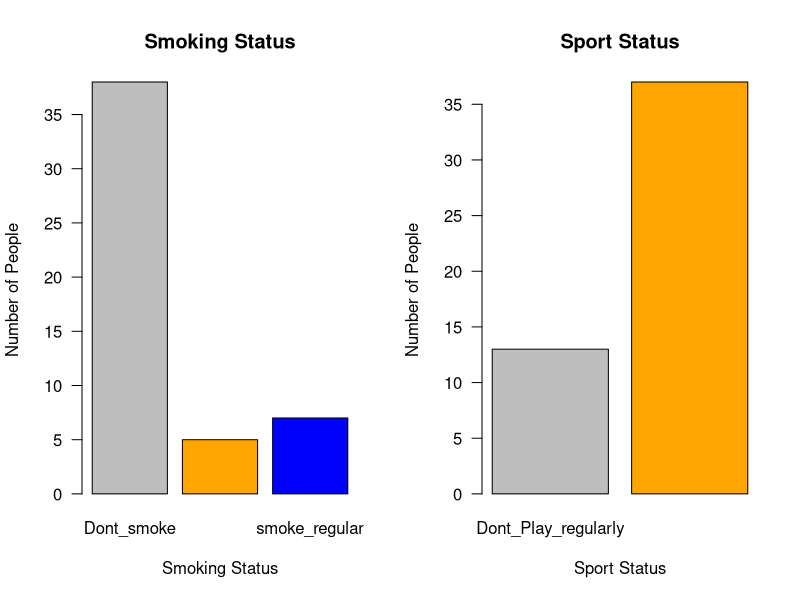

Here is the R script that generated this plot:
## ---- chunk 1
knitr::opts_chunk$set(echo = TRUE)
## ---- chunk 2
# Read the txt to a variable data with first row containing column names
data <- read.table("s50_1995.txt", header = TRUE, sep ='') 
## ---- chunk 3
# Add the factors to the alcohol variable
alcohol <- factor(data$alcohol, labels= c("Dont_drink", "Drink_bi_anually","Drink_monthly", "Drink_weekly", "Drink_more_than_weekly"), levels= c(1,2,3,4,5), ordered = TRUE)

# Add the factors to the drugs variable
drugs <- factor(data$drugs, labels= c("Dont_take_drugs", "Drugs_tried_once","Drugs_tried_occasionally", "Regular_drug_user"), levels= c(1,2,3,4), ordered = TRUE)

# Add the factors to the smoke variable
smoke <- factor(data$smoke, labels = c("Dont_smoke", "Smoke_occasionally","smoke_regular"), levels= c(1,2,3), ordered = TRUE)

# Add the factors to the sport variable
sport <- factor(data$sport, labels = c("Dont_Play_regularly", "Play_sport_regularly"), levels= c(1,2), ordered = TRUE)

# Create a dataframe from the factored columns
df_data <- data.frame(alcohol,drugs, smoke, sport)

#levels(df_data$smoke)
#sapply(df_data,levels)

# spercify the dataset Structure
dataset_structure <- str(df_data)

## ---- chunk 4

# sets up a row with 2 columns for the plots  
par(mfrow = c(1, 2))

# set out the colours that will be used in the barcharts
colors = c("gray", "orange", "blue")

barplot(height = table(smoke), main = "Smoking Status", xlab ="Smoking Status", ylab = "Number of People",
col= colors, las = 1)

barplot(height = table(sport), main = "Sport Status", xlab ="Sport Status", ylab = "Number of People",
col= colors, las = 1)
## ---- chunk 5
# What is the proportion of pupils who smoke at least occasionally?

v1 <- prop.table(table(df_data$smoke))
smoke_atleast_occasionally <- v1[2]+v1[3]

# What is the proportion of pupils who regularly practiced sport and smoke at least occasionally?
v2 <- prop.table(table(df_data$smoke, df_data$sport))
sport_smoke_atleast_occasionally <- v2[2,2]+v2[3,2]
## ---- chunk 6
# write a summary method that will show the proportion of students for every level of each variable.

list_name <- as.list(df_data)
class(list_name) <- 's50survey'

summary.s50survey <- function(input){
  cat('Alcohol','\n')
  print(prop.table(table(input$alcohol)))
  cat('Smoke','\n')
  print(prop.table(table(input$smoke)))
  cat('Drugs','\n')
  print(prop.table(table(input$smoke)))
  cat('Sport','\n')
  print(prop.table(table(input$sport)))
} 
summary.s50survey(list_name)
## ---- chunk 7
# What is the proportion of pupils who did not use cannabis?
drug_usage <- prop.table(table(df_data$drugs))
no_cannibis <- drug_usage[1]*100 
## ---- chunk 8
# Read the txt to a variable data_1997 with first row containing column names
data_1997 <- read.table("s50_1997.txt", header = T, sep ='')  

# Add the factors to the alcohol variable for 1997 updated data
alcohol_1997 <- factor(data_1997$alcohol, labels= c("Dont_drink", "Drink_bi_anually","Drink_monthly", "Drink_weekly", "Drink_more_than_weekly"), levels= c(1,2,3,4,5), ordered = TRUE)

# Add the factors to the drugs variable for the 1997 dataset
drugs_1997 <- factor(data_1997$drugs, labels= c("Dont_take_drugs", "Drugs_tried_once","Drugs_tried_occasionally", "Regular_drug_user"), levels= c(1,2,3,4), ordered = TRUE)

# Add the factors to the smoke variable for the 1997 dataset
smoke_1997 <- factor(data_1997$smoke, labels = c("Dont_smoke", "Smoke_occasionally","smoke_regular"), levels= c(1,2,3), ordered = TRUE)

# Add the factors to the sport variable for the 1997 dataset
sport_1997 <- factor(data_1997$sport, labels = c("Dont_Play_regularly", "Play_sport_regularly"), levels= c(1,2), ordered = TRUE)

# Create a dataframe from the factored columns for the updated 1997 dataset
df_1997 <- data.frame(alcohol_1997,drugs_1997, smoke_1997, sport_1997)

# dataset Structure
#str(df_1997)

# convert new dataset as a list
list_name <- as.list(df_1997)

# use the existing class to provide a summary of the updated dataset.
summary.s50survey(list_name)
